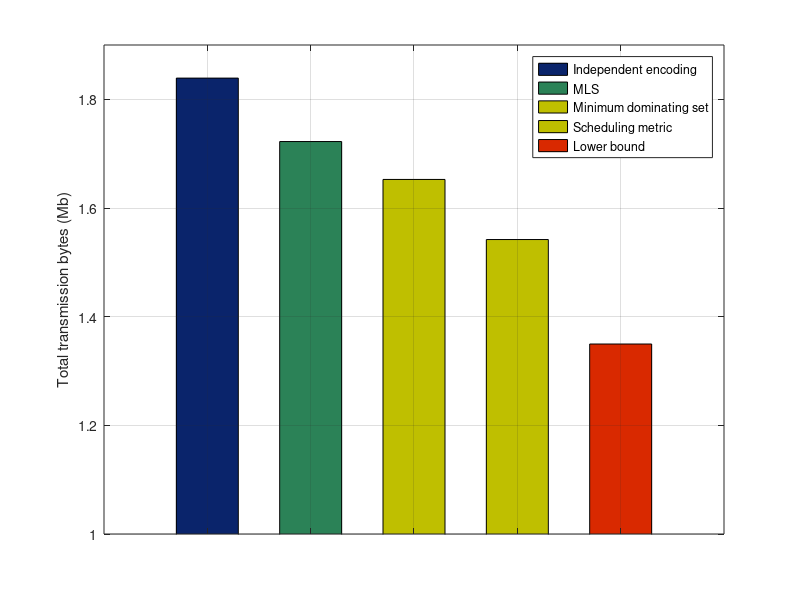

MATLAB code to generate this figure:
correlation =load('./Topology/paper720_30cam_LPInput.txt');
Capacity = [1.86313e+06 1.86313e+06 2.06955e+06 1.86313e+06 1.86313e+06 ...
    2.06955e+06 113231 113231 110986 113231 113231 110986 3.6668e+06 ...
    3.6668e+06 3.02487e+06 3.6668e+06 3.6668e+06 3.02487e+06 3.6668e+06 ...
    3.6668e+06 3.02487e+06 3.6668e+06 3.6668e+06 3.02487e+06 1.09184e+06 ...
    714248 257083 2.82371e+06 899747 1.09579e+07];
cameraNum = 30;
indepByte = zeros(1,cameraNum);
adjacency = ones(cameraNum,cameraNum);
magicNum = 2; %How many times a camera should be overlapped by the dominating set

for r = 1:cameraNum
    indepByte(1,r) = correlation(r,r);
    for c = 1:cameraNum
        if correlation(r,c) == -1
            correlation(r,c) = correlation(r,r);
            adjacency(r,c) = 0;
        end
    end
end

%---Objective---%  Objective function is the amount of encoded bits
f = zeros(cameraNum,1);
for i = 1:cameraNum
    f(i) = sum(correlation(:,i));
end

%---Bounds---%
lb = zeros(cameraNum,1);
ub = ones(cameraNum,1);

%---Inequalities---%
A = -adjacency; %select less than k independent transmitters 
b = -magicNum*ones(cameraNum,1);

%---Not used---%
Aeq = zeros(1,cameraNum);

x = linprog(f,A,b,Aeq,0,lb,ub);
RecordByte = [];
for avetime = 1:1
    %Approximation Algorithm for MLS
    for cam=1:cameraNum
        xBinary(cam) = binornd(1,x(cam));
    end
    IframeTx = find(xBinary==1);
    cTemp = correlation';
    for n=1:length(IframeTx)
        TxByteMatrix(n,:) = cTemp(IframeTx(n),:);
    end
    
    reqByte = 0;
    for m=1:cameraNum
        if xBinary(m)==1
            reqByte = reqByte + correlation(m,m);
        elseif xBinary(m)==0
            reqByte = reqByte + min(TxByteMatrix(:,m),[],1);
        end
    end
    RecordByte = [RecordByte sum(reqByte)];
end %end average

IndepTransByte = 0;
for cal=1:cameraNum
    IndepTransByte = IndepTransByte + correlation(cal,cal);
end

IndepTransByte;
averageOverTransByte = sum(RecordByte)/length(RecordByte);
ImproveRatio = (1928407-averageOverTransByte)/1928407

% start plotting
name = { '1280*720' };
bar([1928407/(1024*1024) 0 0 0 0], 'r','barwidth',0.6,'FaceColor',[0.04,0.14,0.42]);
hold on;
bar([0 1806000/(1024*1024) 0 0 0], 'g','barwidth',0.6,'FaceColor',[0.17,0.51,0.34]);
hold on;
bar([0 0 averageOverTransByte/(1024*1024) 0 0], 'c','barwidth',0.6,'FaceColor',[0.75,0.75,0]);
hold on;
bar([0 0 0 1616870/(1024*1024) 0], 'b','barwidth',0.6,'FaceColor',[0.75,0.75,0]);
hold on;
bar([0 0 0 0 1415236/(1024*1024)], 'y','barwidth',0.6,'FaceColor',[0.85,0.16,0]);
set(gca,'xticklabel',' ');
%set(gcf,'color','none');
%set(gca,'color','none');
ylim([1 1.9]);
ylabel(gca,'Total transmission bytes (Mb)');
legend('Independent encoding','MLS','Minimum dominating set','Scheduling metric','Lower bound')
grid on;
